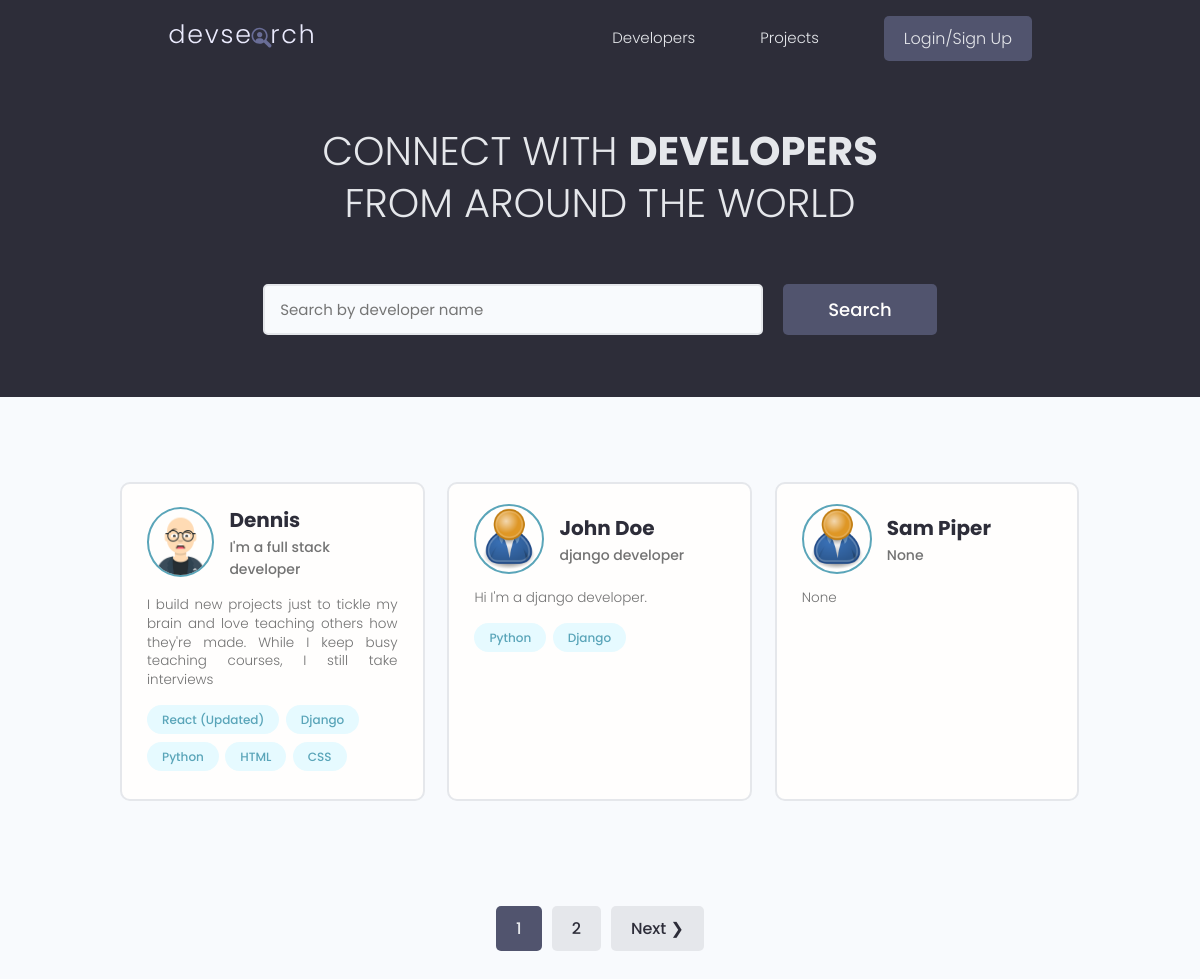
The page / on the database its author committed.
### users/models.py (models this page shows, shortened)
class Profile(models.Model):
    user = models.OneToOneField(User, on_delete=models.CASCADE, null=True, blank=True)
    name = models.CharField(max_length=200, blank=True, null=True)
    email = models.EmailField(max_length=500, blank=True, null=True)
    username = models.CharField(max_length=200, blank=True, null=True)
    location = models.CharField(max_length=200, blank=True, null=True)
    short_intro = models.CharField(max_length=200, blank=True, null=True)
    bio = models.TextField(blank=True, null=True)
    profile_image = models.ImageField(null=True, blank=True, upload_to='profiles/', default="profiles/user-default.png")
    social_github = models.CharField(max_length=200, blank=True, null=True)
    social_twitter = models.CharField(max_length=200, blank=True, null=True)
    social_linkedin = models.CharField(max_length=200, blank=True, null=True)
    social_youtube = models.CharField(max_length=200, blank=True, null=True)
    social_website = models.CharField(max_length=200, blank=True, null=True)
    created = models.DateTimeField(auto_now_add=True)
    id = models.UUIDField(default=uuid.uuid4, unique=True, primary_key=True, editable=False)
    class Meta:
        ordering = ['created']

class Skill(models.Model):
    owner = models.ForeignKey(Profile, on_delete=models.CASCADE, null=True, blank=True)
    name = models.CharField(max_length=200, blank=True, null=True)
    description = models.TextField(null=True, blank=True)
    created = models.DateTimeField(auto_now_add=True)
    id = models.UUIDField(default=uuid.uuid4, unique=True, primary_key=True, editable=False)
    def __str__(self):
        return str(self.name)

### users/views.py (the view)
# urls.py: path('', views.profiles, name="profiles"),
def profiles(request):
    profiles, search_query = searchProfiles(request)
    custom_range, profiles = paginateProfiles(request, profiles, 3)
    context = {'profiles':profiles, 'search_query': search_query, 'custom_range': custom_range}
    return render(request, 'users/profiles.html', context)

### users/utils.py (called while the page is built)
def paginateProfiles(request, profiles, results):
    page = request.GET.get('page')
    paginator = Paginator(profiles, results)
    try:
        profiles = paginator.page(page)
    except PageNotAnInteger: #처음 들어왔을 때 파라미터가 없어서 나는 에러
        page = 1
        profiles = paginator.page(page) #1로 셋팅
    except EmptyPage: #페이지수 10000을 넣었을 때 뜨는 에러
        page = paginator.num_pages #페이지 총수
        profiles = paginator.page(page)
    leftIndex = (int(page) - 4)
    if leftIndex <1 :
        leftIndex = 1
    rightIndex = (int(page) + 5)
    if rightIndex > paginator.num_pages:
        rightIndex = paginator.num_pages +1
    custom_range = range(leftIndex, rightIndex) #페이지바 갯수 설정가능
    return custom_range, profiles

def searchProfiles(request):
    search_query = ''
    if request.GET.get('search_query'):
        search_query = request.GET.get('search_query')
    skills = Skill.objects.filter(name__icontains=search_query)
    profiles = Profile.objects.distinct().filter(
        Q(name__icontains=search_query) |
        Q(short_intro__icontains=search_query) |
        Q(skill__in=skills))
    return profiles, search_query

### users/templates/users/profiles.html (shortened to what this page needs)
{% extends 'main.html' %}
{% block content %}
<main class="home">
    <section class="hero-section text-center">
      <div class="container container--narrow">
        <div class="hero-section__box">
          <h2>CONNECT WITH <span>DEVELOPERS</span></h2>
          <h2>FROM AROUND THE WORLD</h2>
        </div>
        <div class="hero-section__search">
          <form class="form" action="{% url 'profiles' %}" method="get">
            <div class="form__field">
              <input class="input input--text" id="formInput#search" type="text" name="search_query"
                value="{{search_query}}" placeholder="Search by developer name" />
            </div>
            <input class="btn btn--sub btn--lg" type="submit" value="Search" />
          </form>
        </div>
      </div>
    </section>
    <section class="devlist">
      <div class="container">
        <div class="grid grid--three">
            {% for profile in profiles %}
            <div class="column card">
            <div class="dev">
              <a href="{% url 'user-profile' profile.id %}" class="card__body">
                <div class="dev__profile">
                  <img class="avatar avatar--md" src="{{ profile.profile_image.url }}" alt="image" />
                  <div class="dev__meta">
                    <h3>{{profile.name}}</h3>
                    <h5>{{profile.short_intro|slice:"60"}}</h5>
                  </div>
                </div>
                <p class="dev__info">
                 {{profile.bio|slice:"150"}}
                </p>
                <div class="dev__skills">
                {% for skill in profile.skill_set.all|slice:"5" %}
                  <span class="tag tag--pill tag--main">
                    <small>{{skill}}</small>
                  </span>
                {% endfor %}
                </div>
              </a>
            </div>
          </div>
          {% endfor %}
        </div>
      </div>
    </section>
    {% include 'pagination.html' with queryset=profiles custom_range=custom_range %}
  </main>
{% endblock content %}

### static/styles/app.css (style rules this page uses)
:root { --color-sub: #2d2d39; }
.btn--sub { background-color: var(--color-sub-light); }
.card { border: 2px solid var(--color-light); }
img { width: 100%; }
.hero-section { height: 40vh; display: flex; align-items: center; background-color: var(--color-sub); }
.hero-section__box { margin-bottom: 4rem; }
.hero-section__box > h2, .hero-section__box > h2 > span { font-size: 4rem; color: var(--color-light); line-height: 1.3; text-transform: uppercase; }
.hero-section__box > h2 { font-weight: 300; }
.hero-section__box > h2 > span { font-weight: 700; }
.hero-section__search > .form { display: flex; align-items: center; justify-content: center; gap: 2rem; }
.hero-section__search > .form input.input--text { width: 50rem; }
.devlist { margin-top: 8rem; }
.devlist .grid { align-items: stretch; }
.devlist .dev .dev__profile { display: flex; align-items: center; gap: 1.5rem; }
.devlist .dev .dev__meta h3 { color: var(--color-sub); font-size: 2rem; font-weight: 700; }
.devlist .dev .dev__meta h5 { color: var(--color-text); font-size: 1.4rem; font-weight: 500; }
.devlist .dev .dev__info { margin: 1.5rem 0; font-size: 1.35rem; line-height: 1.4; text-align: justify; }

### static/uikit/styles/modules/_variables.css (style rules this page uses)
:root { --color-main: #5aa5b9; --color-main-light: #e6faff; --color-sub: #3f4156; --color-sub-light: #51546e; --color-sub-lighter: #ededfd; --color-text: #737373; --color-gray: #8b8b8b; --color-light: #e5e7eb; --color-light-gray: #767676; --color-bg: #f8fafd; --color-white: #fffefd; --color-white-light: #f3f3f3; --color-success: #359e64; --color-success-bg: #def8e8; --color-error: #fc4b0b; --color-error-bg: #fff2ee; --font-base: 'Poppins', arial, helvetica, 'Segoe UI', roboto, ubuntu, sans-serif; --font-monospace: 'Fira Code', 'Courier New', courier, monospace; --font-regular: 300; --font-medium: 500; --font-bold: 700; --generic-shadow: 1px 1px 5px #00000010; --generic-transition: all 0.3s ease-in-out; }

### static/uikit/styles/modules/_base.css (style rules this page uses)
* { margin: 0; padding: 0; box-sizing: border-box; text-rendering: optimizeLegibility; color: inherit; font-size: inherit; }
html { font-size: 50%; }
@media only screen and (min-width: 480px) { html { font-size: 56.25%; } }
@media only screen and (min-width: 1200px) { html { font-size: 62.5%; } }
body { line-height: 1.6; font-weight: 400; font-size: 1.5rem; color: var(--color-text); background-color: var(--color-bg); min-height: 100vh; }

### static/uikit/styles/modules/_typography.css (style rules this page uses)
* { font-family: var(--font-base); }
h2 { font-size: 3.6rem; font-weight: var(--font-bold); }
h3 { font-size: 3.2rem; font-weight: var(--font-medium); }
h5 { font-size: 2.4rem; font-weight: var(--font-medium); }
h5, h6 { font-weight: var(--font-regular); }
p, span, strong { font-size: 1.6rem; color: var(--color-text); font-weight: var(--font-regular); }
a { padding-bottom: 2px; text-decoration: none; display: inline-block; color: var(--color-main); font-weight: var(--font-medium); }

### static/uikit/styles/modules/_utilities.css (style rules this page uses)
.container { width: 92%; max-width: 165rem; margin: 0 auto; box-sizing: border-box; }
.container--narrow { width: 92%; max-width: 120rem; }
@media screen and (min-width: 1000px) { .container { width: 90%; } }
@media screen and (min-width: 1000px) { .container--narrow { width: 85%; } }
@media screen and (min-width: 1200px) { .container { width: 80%; } }
@media screen and (min-width: 1200px) { .container--narrow { width: 72%; } }
.text-center { text-align: center; }

### static/uikit/styles/modules/_avatar.css (style rules this page uses)
.avatar { border-radius: 50%; border: 2px solid var(--color-main); object-fit: cover; }
.avatar--md { height: 7rem; width: 7rem; }

### static/uikit/styles/modules/_button.css (style rules this page uses)
.btn { display: inline-block; position: relative; cursor: pointer; background-color: var(--color-light); font-weight: var(--font-medium); color: var(--color-sub); text-decoration: none; padding: 1rem 2rem; border-radius: 0.5rem; border: none; width: -webkit-fit-content; width: -moz-fit-content; width: fit-content; height: -webkit-fit-content; height: -moz-fit-content; height: fit-content; font-size: 1.6rem; outline-width: 0; outline-color: transparent; -webkit-backface-visibility: hidden; backface-visibility: hidden; transition: all 0.3s ease-in-out; }
.btn--sub { background-color: var(--color-sub); color: var(--color-white); }
.btn--lg { font-size: 1.8rem; padding: 1.2rem 4.5rem; }

### static/uikit/styles/modules/_card.css (style rules this page uses)
.card { border-radius: 1rem; background-color: var(--color-white); border: 1.5px solid var(--color-light); width: auto; height: auto; margin-top: 0.5rem; margin-bottom: 0.5rem; overflow: hidden; }
.card__body, .card__header { padding: 2rem 2.5rem; }

### rows shown on the page
Profile: profile_image (picture), name "Dennis", short_intro "I'm a full stack developer", bio "I build new projects just to tickle my brain and love teaching others how they're made. While I keep busy teaching courses, I still take interviews"
Skill: name "React (Updated)"
Skill: name "Django"
Skill: name "Python"
Skill: name "HTML"
Skill: name "CSS"
Profile: profile_image (placeholder picture), name "John Doe", short_intro "django developer", bio "Hi I'm a django developer."
Skill: name "Python"
Skill: name "Django"
Profile: profile_image (placeholder picture), name "Sam Piper", short_intro "None", bio "None"

### other values the page prints
{{ page }} "1"
{{ page }} "2"
